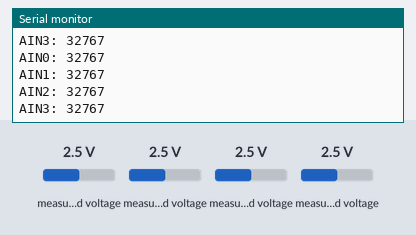
A sketch run on a simulated ESP32. On the bench: the last lines printed to the serial monitor. Inputs (shaded band) come from the test bench; at power-on: measured voltage 2.5 V.

Above: at 1.2 s.
1.3 s: measured voltage (sensor 200) set to 0.1 V
2.8 s: measured voltage (sensor 201) set to 0.1 V
At 4.0 s:
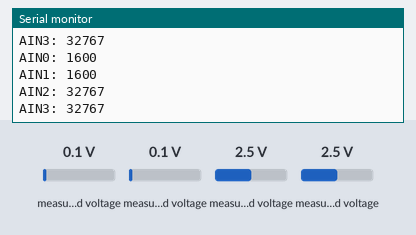
4.3 s: measured voltage (sensor 202) set to 0.1 V
At 5.6 s:
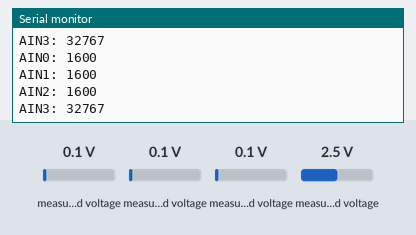
5.8 s: measured voltage (sensor 203) set to 0.1 V
At 6.7 s:
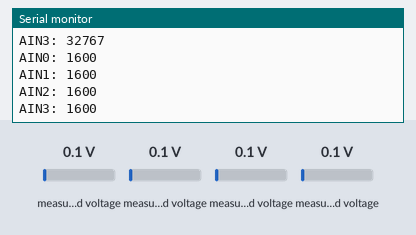
7.3 s: measured voltage (sensor 200) set to 1.2 V
8.8 s: measured voltage (sensor 201) set to 1.2 V
At 10.2 s:
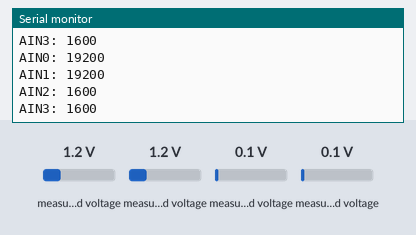
Timing chart, 0 to 11.3 s (numbered marks = the images above; inputs shaded):
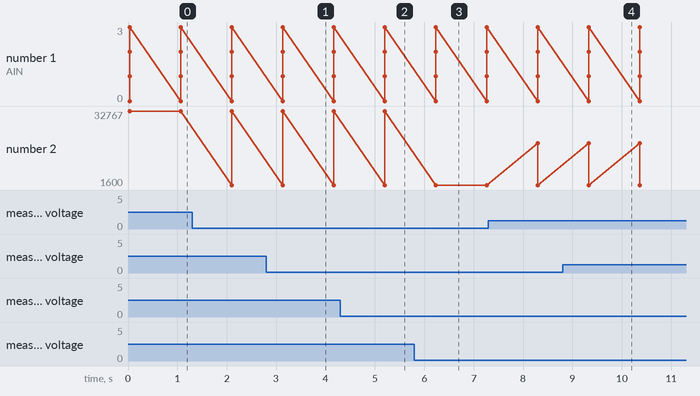

Measured:
- after the input at 2.8 s, the serial monitor: prints a new line after 0.33 s (image 1)
- after the input at 4.3 s, the serial monitor: prints a new line after 0.90 s (image 2)
- after the input at 5.8 s, the serial monitor: prints a new line after 0.43 s (image 3)
- after the input at 8.8 s, the serial monitor: prints a new line after 0.53 s (image 4)

The sketch:

singleended.ino
```cpp
#include <Wire.h>
#include <Adafruit_ADS1X15.h>
#include <pins_arduino.h>
Adafruit_ADS1115 ads;  /* Use this for the 16-bit version */
int SCL_pin = 25;
int SDA_pin = 26;
void setup(void)
{
  Serial.begin(115200);
  //Serial.println("Hello!");

  Serial.println("Getting single-ended readings from AIN0..3");
  //Serial.println("ADC Range: +/- 6.144V (1 bit = 3mV/ADS1015, 0.1875mV/ADS1115)");

  // The ADC input range (or gain) can be changed via the following
  // functions, but be careful never to exceed VDD +0.3V max, or to
  // exceed the upper and lower limits if you adjust the input range!
  // Setting these values incorrectly may destroy your ADC!
  //                                                                ADS1015  ADS1115
  //                                                                -------  -------
  // ads.setGain(GAIN_TWOTHIRDS);  // 2/3x gain +/- 6.144V  1 bit = 3mV      0.1875mV (default)
  // ads.setGain(GAIN_ONE);        // 1x gain   +/- 4.096V  1 bit = 2mV      0.125mV
   ads.setGain(GAIN_TWO);        // 2x gain   +/- 2.048V  1 bit = 1mV      0.0625mV
  // ads.setGain(GAIN_FOUR);       // 4x gain   +/- 1.024V  1 bit = 0.5mV    0.03125mV
  // ads.setGain(GAIN_EIGHT);      // 8x gain   +/- 0.512V  1 bit = 0.25mV   0.015625mV
  // ads.setGain(GAIN_SIXTEEN);    // 16x gain  +/- 0.256V  1 bit = 0.125mV  0.0078125mV

  if (!ads.begin()) {
    Serial.println("Failed to initialize ADS.");
    while (1);
  }
}

void loop(void)
{
  int16_t adc0, adc1, adc2, adc3;
  //float volts0, volts1, volts2, volts3;

  adc0 = ads.readADC_SingleEnded(0);
  adc1 = ads.readADC_SingleEnded(1);
  adc2 = ads.readADC_SingleEnded(2);
  adc3 = ads.readADC_SingleEnded(3);

  /*volts0 = ads.computeVolts(adc0);
  volts1 = ads.computeVolts(adc1);
  volts2 = ads.computeVolts(adc2);
  volts3 = ads.computeVolts(adc3);*/

  //Serial.println("-----------------------------------------------------------");
  Serial.print("AIN0: "); Serial.println(adc0); //Serial.print("  "); Serial.print(volts0); Serial.println("V");
  Serial.print("AIN1: "); Serial.println(adc1); //Serial.print("  "); Serial.print(volts1); Serial.println("V");
  Serial.print("AIN2: "); Serial.println(adc2); //Serial.print("  "); Serial.print(volts2); Serial.println("V");
  Serial.print("AIN3: "); Serial.println(adc3); //Serial.print("  "); Serial.print(volts3); Serial.println("V");

  delay(1000);
}
```
